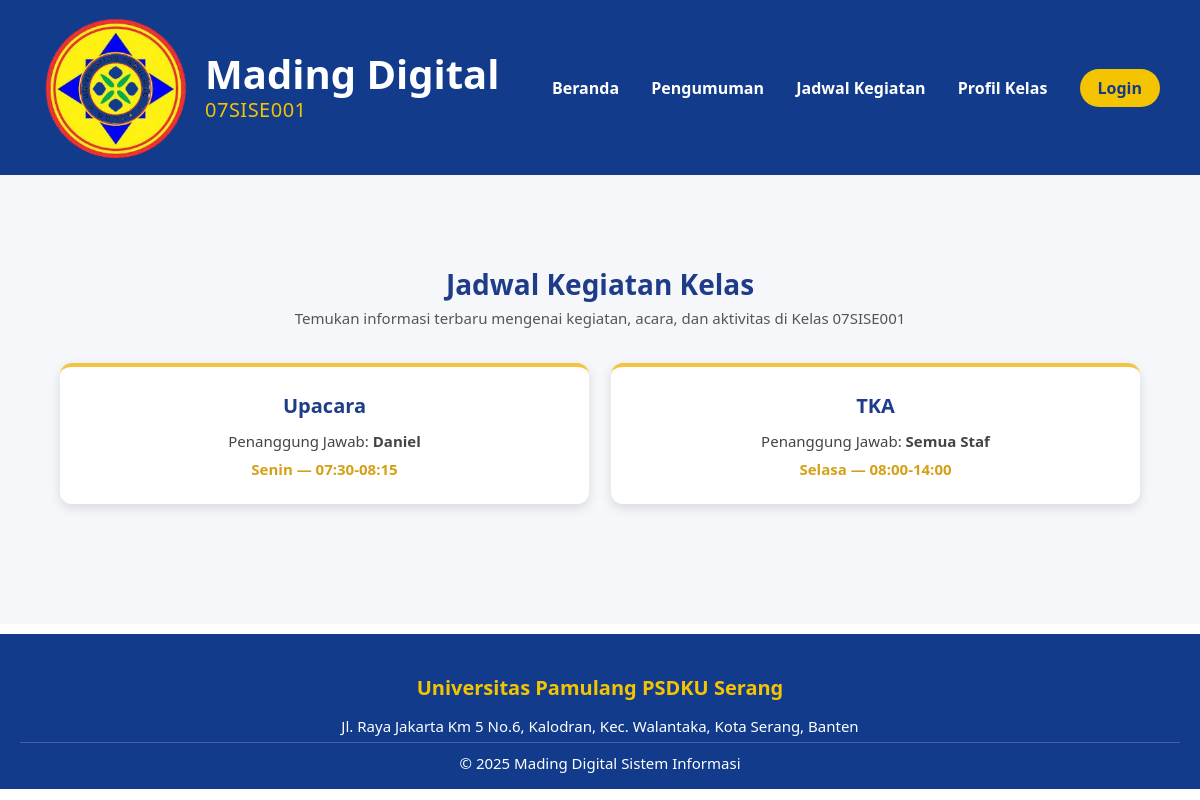
Screenshot of /pages/jadwal.php with the database file from the repository.
### tables this page shows
CREATE TABLE `jadwal` (
  `id` int(11) NOT NULL,
  `hari` varchar(255) NOT NULL,
  `kegiatan` varchar(255) NOT NULL,
  `penanggung_jawab` varchar(255) NOT NULL,
  `jam` varchar(255) NOT NULL
);

### pages/jadwal.php (the view, shortened to what this page needs)
<?php include "../includes/header.php"; ?>
<?php include "../admin/koneksi.php"; ?>
<link rel="stylesheet" href="../assets/css/jadwal.css">
<section class="section-title">
    <h2>Jadwal Kegiatan Kelas</h2>
    <p>Temukan informasi terbaru mengenai kegiatan, acara, dan aktivitas di Kelas 07SISE001</p>
</section>
<section class="jadwal-container">
<?php
$query = mysqli_query($conn, "SELECT * FROM jadwal ORDER BY
    FIELD(hari, 'Senin','Selasa','Rabu','Kamis','Jumat'), jam ASC");
while ($j = mysqli_fetch_assoc($query)) {
?>
    <div class="jadwal-card">
        <h3><?php echo htmlspecialchars($j['kegiatan']); ?></h3>
        <p class="kegiatan">
            Penanggung Jawab: <strong><?php echo htmlspecialchars($j['penanggung_jawab']); ?></strong>
        </p>
        <p class="waktu">
            <?php echo htmlspecialchars($j['hari']); ?> — <?php echo htmlspecialchars($j['jam']); ?>
        </p>
    </div>
<?php } ?>
</section>
<?php include "../includes/footer.php"; ?>

### assets/css/style.css (style rules this page uses)
* { margin: 0; padding: 0; box-sizing: border-box; font-family: 'Segoe UI', sans-serif; }

### assets/css/jadwal.css (style rules this page uses)
.section-title { text-align: center; margin: 50px 0 25px; }
.section-title h2 { font-size: 28px; color: #1f3c88; font-weight: 700; }
.section-title p { color: #555; font-size: 15px; margin-top: 5px; }
.jadwal-container { max-width: 1100px; margin: 0 auto 70px auto; display: grid; grid-template-columns: repeat(auto-fit, minmax(260px, 1fr)); gap: 22px; padding: 10px; }
.jadwal-card { background: #ffffff; border-radius: 12px; padding: 25px 20px; box-shadow: 0 4px 12px rgba(0,0,0,0.12); transition: 0.3s ease; text-align: center; border-top: 4px solid #f4c542; }
.jadwal-card h3 { font-size: 20px; color: #1f3c88; margin-bottom: 12px; font-weight: 700; }
.jadwal-card .kegiatan { font-size: 15px; color: #444; margin-bottom: 8px; }
.jadwal-card .waktu { font-size: 15px; font-weight: 600; color: #d4a017; }

### rows the page displays
jadwal: kegiatan "Upacara", penanggung_jawab "Daniel", hari "Senin", jam "07:30-08:15"
jadwal: kegiatan "TKA", penanggung_jawab "Semua Staf", hari "Selasa", jam "08:00-14:00"
